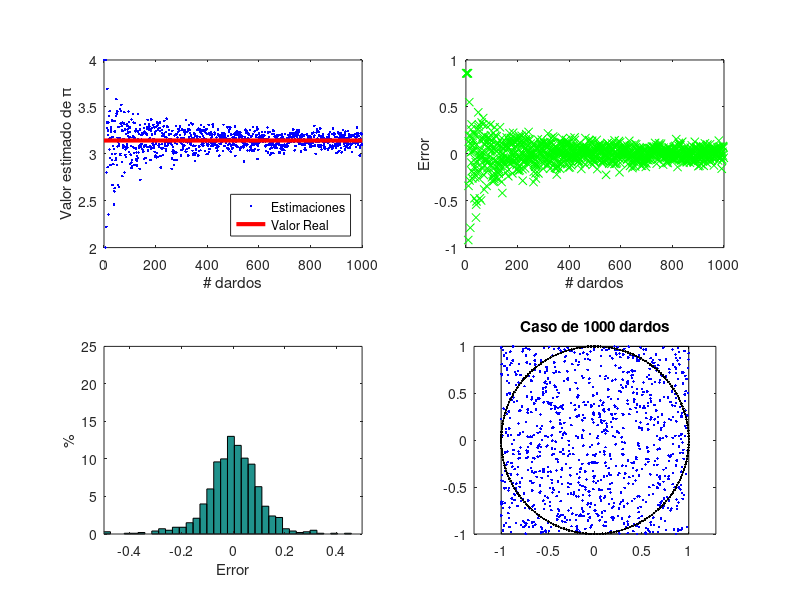

This chart was generated by the following MATLAB code:
%by Davide Di Gloria
%
%Simple example of a Montecarlo method of pi calculation
%
%This script generates a figure in which pi value is plotted versus
%number of iterations needet to obtain it.
%
%

clear all;
close all
clc

from=1;
to  =1000;

p(to-from)=0;

h=waitbar(0,'¡Lanzando dardos!');

for i=from:to-1   
    x=2*rand(i,1)-1;
    y=2*rand(i,1)-1;
    R = x.^2 + y.^2 < 1;    
    p(i-from+1)=4*sum(R)/(i);
    waitbar(i/(to-from),h)  
end
    X=x;
    Y=y;


m=1;
for i=0:0.03:2*pi
  xc(m)=sin(i);
  yc(m)=cos(i);
  m=m+1;
end 
close(h)

subplot(2,2,1)
plot(p,'.b')
hold on
plot([0 to],[pi pi],'r','linewidth',3)
xlabel('# dardos')
ylabel('Valor estimado de \pi')
legend({'Estimaciones','Valor Real'},'Location','SouthEast')
axis([0 to 2 4])
hold off
subplot(2,2,2)
plot(p-pi,'xg')
xlabel('# dardos')
ylabel('Error')
axis([0 to -1 1])
subplot(2,2,3)
hist(p-pi,100,100)
xlabel('Error')
ylabel('%')
axis([-0.5 0.5 0 25])
subplot(2,2,4)
plot([-1 1],[-1 -1],'-k')
hold on
plot([1 1],[-1 1],'-k')
plot([-1 1],[1 1],'-k')
plot([-1 -1],[-1 1],'-k')
plot(X,Y,'.b')
plot(xc,yc,'.-k')
axis equal
title('Caso de 1000 dardos')
print -dpng 'valor_de_pi.png'

